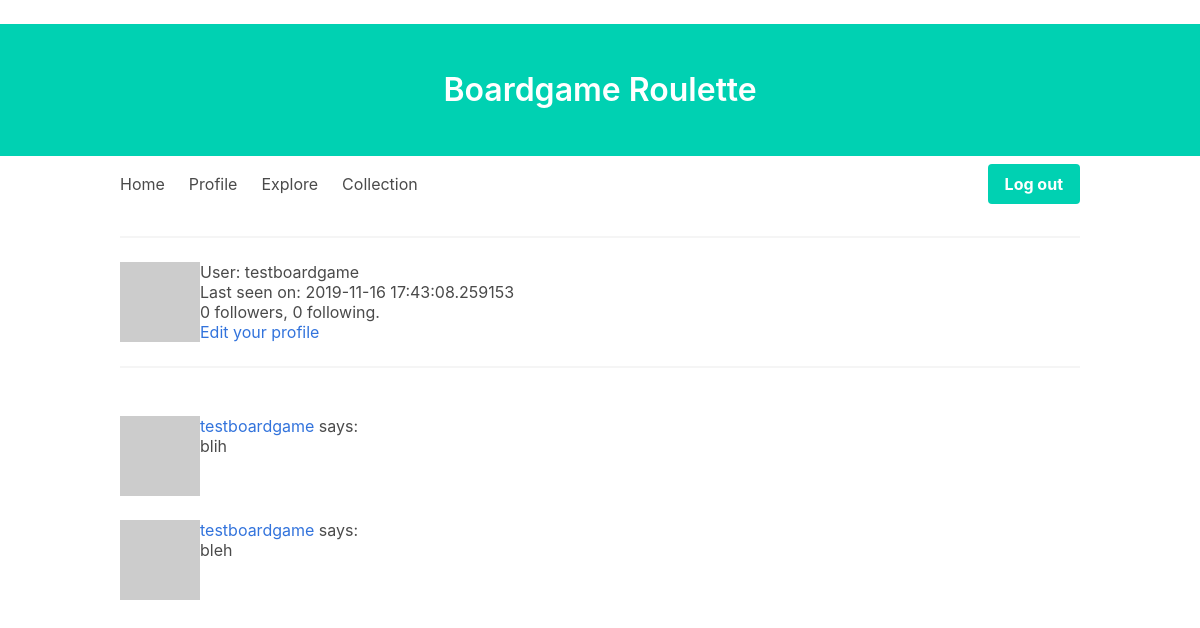
The page /user/testboardgame (signed in) on the database as committed earlier.
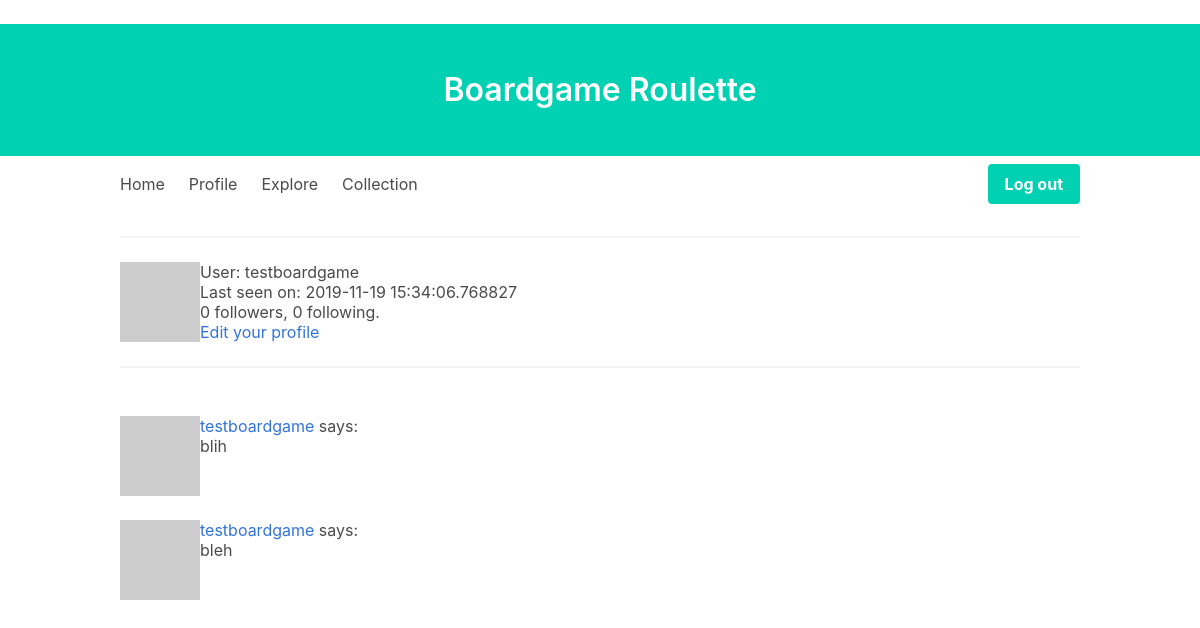
The same page on the database as committed later.
### app/models.py (models this page shows, shortened)
class User(UserMixin, db.Model):
    id = db.Column(db.Integer, primary_key=True)
    username = db.Column(db.String(64), index=True, unique=True)
    email = db.Column(db.String(120), index=True, unique=True)
    password_hash = db.Column(db.String(128))
    posts = db.relationship("Post", backref="author", lazy="dynamic")
    about_me = db.Column(db.String(140))
    last_seen = db.Column(db.DateTime, default=datetime.utcnow)
    followed = db.relationship(
        "User",
        secondary=followers,
        primaryjoin=(followers.c.follower_id == id),
        secondaryjoin=(followers.c.followed_id == id),
        backref=db.backref("followers", lazy="dynamic"),
        lazy="dynamic",
    )
    collection = db.relationship("Boardgame", secondary=boardgames, lazy="dynamic")
    def avatar(self, size):
        digest = md5(self.email.lower().encode("utf-8")).hexdigest()
        return "https://www.gravatar.com/avatar/{}?d=identicon&s={}".format(
            digest, size
        )

class Post(db.Model):
    id = db.Column(db.Integer, primary_key=True)
    body = db.Column(db.String(140))
    timestamp = db.Column(db.DateTime, index=True, default=datetime.utcnow)
    user_id = db.Column(db.Integer, db.ForeignKey("user.id"))

### app/routes.py (the view)
@app.route("/user/<username>")
@login_required
def user(username):
    user = User.query.filter_by(username=username).first_or_404()
    page = request.args.get("page", 1, type=int)
    posts = user.posts.order_by(Post.timestamp.desc()).paginate(
        page, app.config["POSTS_PER_PAGE"], False
    )
    next_url = (
        url_for("user", username=user.username, page=posts.next_num)
        if posts.has_next
        else None
    )
    prev_url = (
        url_for("user", username=user.username, page=posts.prev_num)
        if posts.has_prev
        else None
    )
    return render_template(
        "user.html", user=user, posts=posts.items, next_url=next_url, prev_url=prev_url
    )

### app/models.py (called while the page is built)
@login.user_loader
def load_user(id):
    return User.query.get(int(id))

### app/routes.py (called while the page is built)
@app.before_request
def before_request():
    if current_user.is_authenticated:
        current_user.last_seen = datetime.utcnow()
        db.session.commit()

### app/templates/user.html (shortened to what this page needs)
﻿{% extends "base.html" %}
{% block content %}
<table>
    <tr valign="top">
        <td><img src="{{ user.avatar(128) }}"></td>
        <td>
            <h1>User: {{ user.username }}</h1>
            {% if user.last_seen %}<p>Last seen on: {{ user.last_seen }}</p>{% endif %}
            <p>{{ user.followers.count() }} followers, {{ user.followed.count() }} following.</p>
            {% if user == current_user %}
            <p><a href="{{ url_for('edit_profile') }}">Edit your profile</a></p>
            {% elif not current_user.is_following(user) %}
            <p><a href="{{ url_for('follow', username=user.username) }}">Follow</a></p>
            {% else %}
            <p><a href="{{ url_for('unfollow', username=user.username) }}">Unfollow</a></p>
            {% endif %}
        </td>
    </tr>
</table>
<hr>
    {% for post in posts %}
        {% include '_post.html' %}
    {% endfor %}
{% endblock %}

### app/templates/base.html (shortened to what this page needs)
﻿<html>
<head>
    <link rel="stylesheet" href='/static/css/bulma.css' />
</head>
<body>
    <section class="hero has-background-primary">
        <div class="container">
            <div class="hero-body">
                <h1 class="title has-text-white">
                    Boardgame Roulette
                </h1>
            </div>
        </div>
    </section>
    {% if current_user.is_authenticated %}
    <div class="container">
        <div class="navbar" role="navigation">
            <div class="navbar-brand">
                <a class="navbar-item" href="{{ url_for('index') }}">Home</a>
                <a class="navbar-item" href="{{ url_for('user', username=current_user.username) }}">Profile</a>
            </div>
            <div id="navbarmenu" class="navbar-menu">
                <a class="navbar-item" href="{{ url_for('explore') }}">Explore</a>
                <a class="navbar-item" href="{{ url_for('collection') }}">Collection</a>
                <div class="navbar-end">
                    <div class="navbar-item">
                        <div class="buttons">
                            <a class="button is-primary" href="{{ url_for('logout') }}"><strong>Log out</strong></a>
                        </div>
                    </div>
                </div>
            </div>
        </div>
        {% endif %}
        <hr>
        {% block content %}{% endblock %}
    </div>
</body>
</html>

### app/templates/_post.html
﻿<table>
    <tr valign="top">
        <td><img src="{{ post.author.avatar(36) }}"></td>
        <td>
            <a href="{{ url_for('user', username=post.author.username) }}">
                {{ post.author.username }}
            </a>
            says:<br>{{ post.body }}
        </td>
    </tr>
</table>

Rows that differ between the two databases and show on the page:
changed User "testboardgame": last_seen "2019-11-16 17:43:08.259153" → "2019-11-19 15:34:06.768827"
